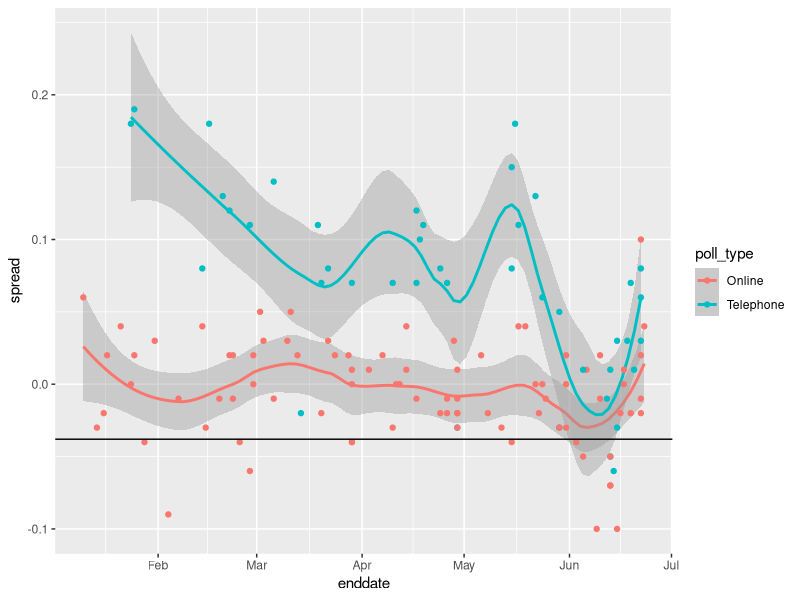
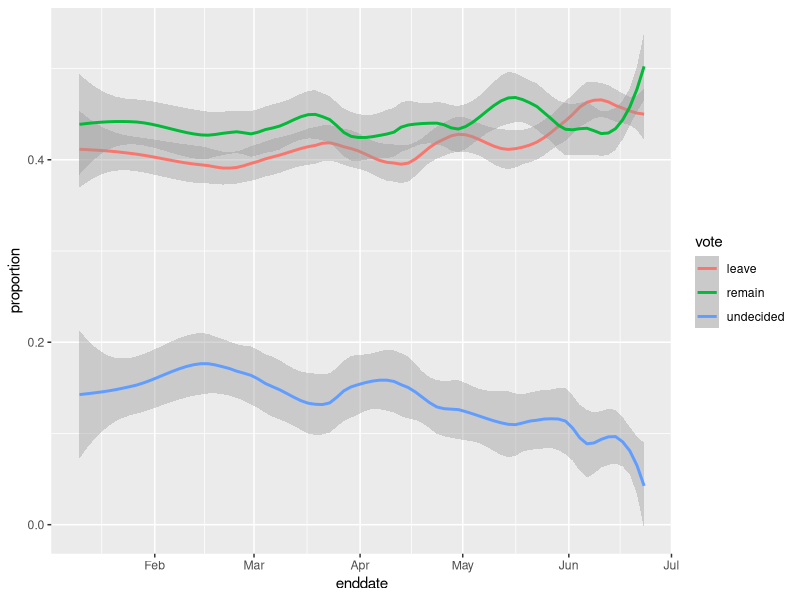

Generate these figures, in order, with R:

library(tidyverse)
options(digits = 3)
# load brexit_polls object
library(dslabs)
data(brexit_polls)

p <- 0.481    # official proportion voting "Remain"
d <- 2*p-1    # official spread
N<-1500

#Monte carlo simulation for verifying avg, se of sum
sum_x<-replicate(10000, {
X<-sample(c(1,0),N,replace=TRUE,prob=c(p,(1-p)))
sum(X)
})
mean(sum_x)
sd(sum_x)


#Monte carlo simulation for verifying avg, se of mean
mean_x<-replicate(10000, {
  X<-sample(c(1,0),N,replace=TRUE,prob=c(p,(1-p)))
  mean(X)
})
mean(mean_x)
sd(mean_x)

X_bar<-N*p
se_bar<-sqrt(N*p*(1-p))
X_hat<-(N*p)/N
se_hat<-sqrt((p*(1-p))/N)
exp_d<-2*p-1
se_d<-2*(sqrt((p*(1-p))/N))

head(brexit_polls)

brexit_polls<-brexit_polls %>% mutate(x_hat=(spread+1)/2)

mean(brexit_polls$spread)
sd(brexit_polls$spread)
mean(brexit_polls$x_hat)
sd(brexit_polls$x_hat)

xhat1<-brexit_polls[1,'x_hat']
n1<-brexit_polls[1,'samplesize']
sehat1<-sqrt((xhat1*(1-xhat1))/n1)
conf1<-qnorm(0.975)*sehat1
lower1<-xhat1-conf1
upper1<-xhat1+conf1

between(0.5,lower1,upper1)
between(.52,lower1,upper1)
brexit_polls[1,]


june_polls<-brexit_polls %>% filter(enddate >= "2016-06-01")
june_polls<- june_polls %>% mutate(se_x_hat=sqrt((xhat1*(1-xhat1))/samplesize),se_hat=2*se_x_hat,
lower=spread-(qnorm(0.975)*se_hat),upper=spread+(qnorm(0.975)*se_hat),hit=(lower<=-0 & 0<=upper))
mean(june_polls$hit)


june_polls<-brexit_polls %>% filter(enddate >= "2016-06-01")
june_polls<- june_polls %>% mutate(se_x_hat=sqrt((xhat1*(1-xhat1))/samplesize),se_hat=2*se_x_hat,
lower=spread-(qnorm(0.975)*se_hat),upper=spread+(qnorm(0.975)*se_hat),hit=(lower>0 & 0<=upper))
mean(june_polls$hit)

june_polls<-brexit_polls %>% filter(enddate >= "2016-06-01")
june_polls<- june_polls %>% mutate(se_x_hat=sqrt((xhat1*(1-xhat1))/samplesize),se_hat=2*se_x_hat,
lower=spread-(qnorm(0.975)*se_hat),upper=spread+(qnorm(0.975)*se_hat),hit=(lower<=-0.038 & -0.038<=upper))
mean(june_polls$hit)

june_polls%>%group_by(pollster)%>%summarise(n=n(),hits=mean(hit))%>%arrange(desc(hits))

combined_by_type <- june_polls %>%
  group_by(poll_type) %>%
  summarize(N = sum(samplesize),
            spread = sum(spread*samplesize)/N,
            p_hat = (spread + 1)/2,
se_hat=2*sqrt((p_hat*(1-p_hat))/N),
lowerbound=spread-(qnorm(0.975)*se_hat),
upperbound=spread+(qnorm(0.975)*se_hat))

brexit_hit <- brexit_polls %>%
  mutate(p_hat = (spread + 1)/2,
         se_spread = 2*sqrt(p_hat*(1-p_hat)/samplesize),
         spread_lower = spread - qnorm(.975)*se_spread,
         spread_upper = spread + qnorm(.975)*se_spread,
         hit = spread_lower < -0.038 & spread_upper > -0.038) %>%
  select(poll_type, hit)

chi<-brexit_hit %>% group_by(poll_type,hit)%>%summarise(num=n())%>%spread(poll_type,num)
chi%>%select(-hit)%>% chisq.test()%>%.$p.value

odds_online<-(chi$Online[2]/sum(chi$Online))/(chi$Online[1]/sum(chi$Online))
odds_online
odds_tel<-(chi$Telephone[2]/sum(chi$Telephone))/(chi$Telephone[1]/sum(chi$Telephone))
odds_tel
odds_online/odds_tel

brexitplot<-brexit_polls %>% ggplot(aes(enddate,spread,col=poll_type))
brexitplot+geom_smooth(method = "loess",span=0.4)+geom_point(aes(col=poll_type))+geom_hline(yintercept = -.038)

brexit_long <- brexit_polls %>%
  gather(vote, proportion, "remain":"undecided") %>%
  mutate(vote = factor(vote))

brexit_long %>% ggplot(aes(enddate,proportion,col=vote))+geom_smooth(method="loess",span=0.3)
